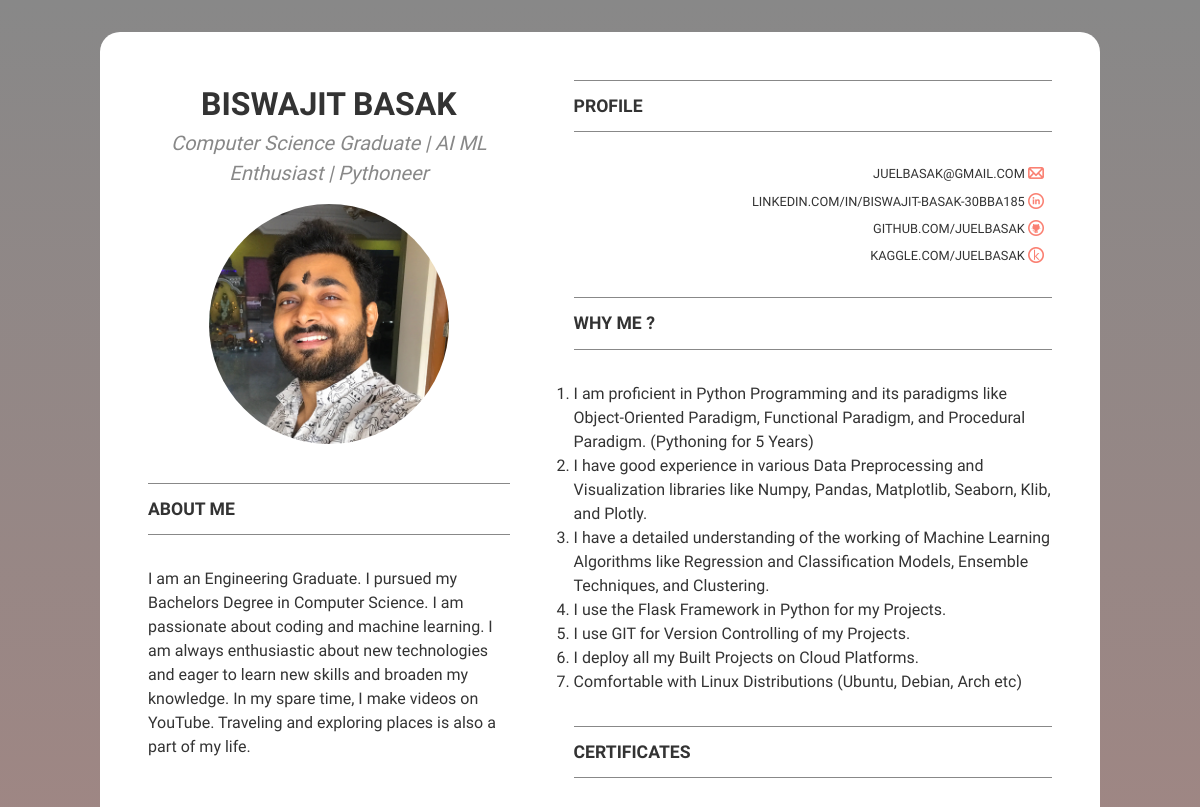
Before: / (upper part) with the older database file.
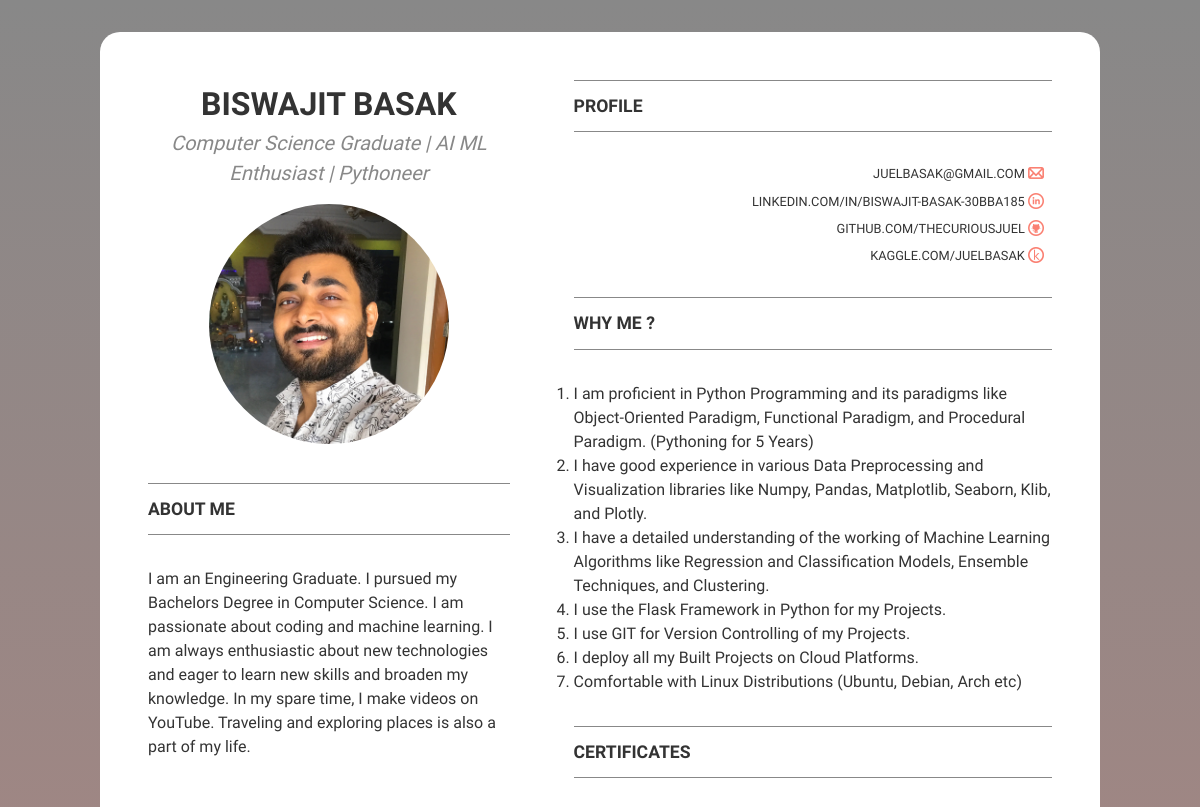
After: the same page with the newer database file.
### tables this page shows
CREATE TABLE ABOUT_ME (TID VARCHAR(255) NOT NULL,
            NAME VARCHAR(255), 
            HEADING VARCHAR(255), 
            DESCRIPTION VARCHAR(1000), 
            EMAIL VARCHAR(255),
            LINKEDIN VARCHAR(255),
            GIT VARCHAR(255),
            KAGGLE VARCHAR(255),
            PRIMARY KEY (TID));

CREATE TABLE PROFESSION (TID VARCHAR(255) NOT NULL,
            DESCRIPTION VARCHAR(255), PRIMARY KEY(TID));

### main.py (the view)
@app.route('/', methods=['GET'])
def homepage():
    try:
        main_dict = get_data()
    except:
        return 'Database Problem'
    else:
        return render_template('index.html', main_dict = main_dict)

### templates/index.html (shortened to what this page needs)
<!DOCTYPE html>
<html lang="en">
<head>
  <link rel="stylesheet" href="../static/style.css">
</head>
<body>
  <div class="resume">
    <div class="column">
      <section class="profile">
        <h1>{{main_dict['table1_dict']['name']}}</h1>
        <p><em>{{main_dict['table1_dict']['heading']}}</em></p>
        <img src="/static/images/photo.jpg" alt="">
      </section>
      <section class="section1">
        <h2>About Me</h2>
        <section class="objectives">
          <p>{{main_dict['table1_dict']['description']}}</p>
        </section>
        <br><br><br>
        <br>
      </section>
    </div>
    <div class="column">
      <section class="contact">
        <h2>Profile</h2>
        <br>
        <ul>
          <li><a href="mailto:{{main_dict['table1_dict']['email']}}">{{main_dict['table1_dict']['email']}}</a>
            <img src="/static/images/mail-64.png" alt="">
          </li>
          <li><a href="https://www.{{main_dict['table1_dict']['linkedin']}}"
              target="_blank">{{main_dict['table1_dict']['linkedin']}}</a>
            <img src="/static/images/linkedin-5-64.png" alt="">
          </li>
          <li><a href="https://{{main_dict['table1_dict']['git']}}" target="_blank">{{main_dict['table1_dict']['git']}}</a>
            <img src="/static/images/github-10-64.png" alt="">
          </li>
          <li><a href="https://www.{{main_dict['table1_dict']['kaggle']}}" target="_blank">{{main_dict['table1_dict']['kaggle']}}</a>
            <img src="/static/images/kaggle.png" alt="">
          </li>
        </ul>
      </section>
      <section class="section1">
        <h2>Why me ?</h2>
        <section class="objectives">
          <p>
          <ol type="1">
            {% for i in main_dict['table6_dict'] %}
                <li>{{i}}</li>
              {% endfor %}
          </ol>
          </p>
        </section>
        <section class="certificates">
          <h2>Certificates</h2>
          {% for i in main_dict['table7_dict'] %}
          <br>
          {% endfor %}
        </section>
      </section>
    </div>
  </div>
</body>
</html>

### static/style.css (style rules this page uses)
* { padding: 0; margin: 0; box-sizing: border-box; }
html { color: #333; font-family: "Josefin Sans"; line-height: 1.5; }
body { padding: 2rem 2.5rem; background-image: linear-gradient(#888, salmon); }
h1 { font-size: 2rem; text-transform: uppercase; }
h2 { font-size: 1.1rem; text-transform: uppercase; border-top: 1px solid #888; border-bottom: 1px solid #888; padding: 0.75rem 0; margin-bottom: 2rem; }
p { line-height: 1.5; }
section + section { margin-top: 2rem; }
a { text-decoration: none; color: inherit; }
ul { list-style: none; }
.profile { text-align: center; }
.profile img { border-radius: 9999px; width: 15rem; height: 15rem; }
.profile p { color: #888; margin-bottom: 1rem; font-size: 1.25rem; }
.contact ul { margin-top: -2rem; }
.contact li { text-align: right; text-transform: uppercase; margin: 0.5rem; font-size: 0.8rem; }
.column .contact img { width: 1rem; margin-bottom: -3px; }
.resume { border-top-left-radius: 20px; border-top-right-radius: 20px; display: grid; grid-template-columns: 40% 1fr; grid-gap: 4rem; background-color: white; padding-top: 3rem; padding-left: 3rem; padding-right: 3rem; max-width: 1000px; margin: auto; }

Changed rows visible on the page:
changed ABOUT_ME "BISWAJIT BASAK": table1_dict.git "GITHUB.COM/JUELBASAK" → "GITHUB.COM/THECURIOUSJUEL"
